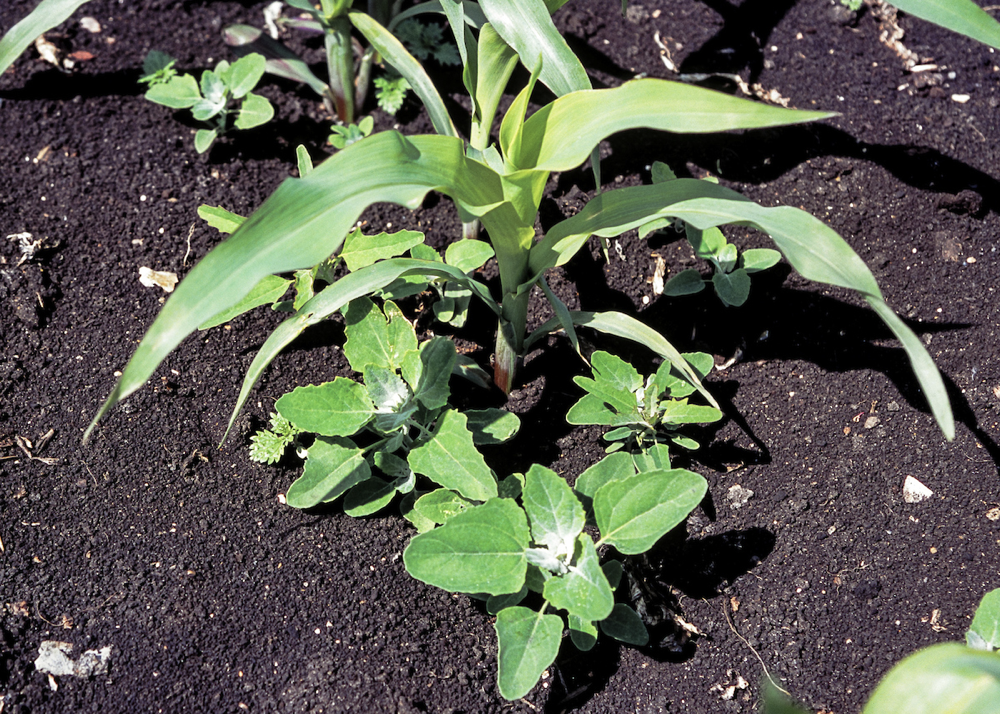
#> input picture images/Maize1000x714-1000x714.png, 1000 x 714 px
$ python main.py
#> lines starting #> are read from the running program, lines starting #| are printed output that depends on the picture; after the words box and inside, x2 and y2 are one past the last pixel; in counts of white or black regions, pixels touching at a corner belong together
#Import libraries
import cv2
import matplotlib.pyplot as plt
import numpy as np
from array import *

y=0
x=0

#Load Image
image = cv2.imread("images/Maize1000x714-1000x714.png")
#> image is the input picture: shape (714, 1000, 3); mean B, G, R 79.1, 92, 89.5
#cv2.imshow("Image", image)

#Green Color Detection
#Color models in HSV
blur = cv2.blur(image,(5,5))
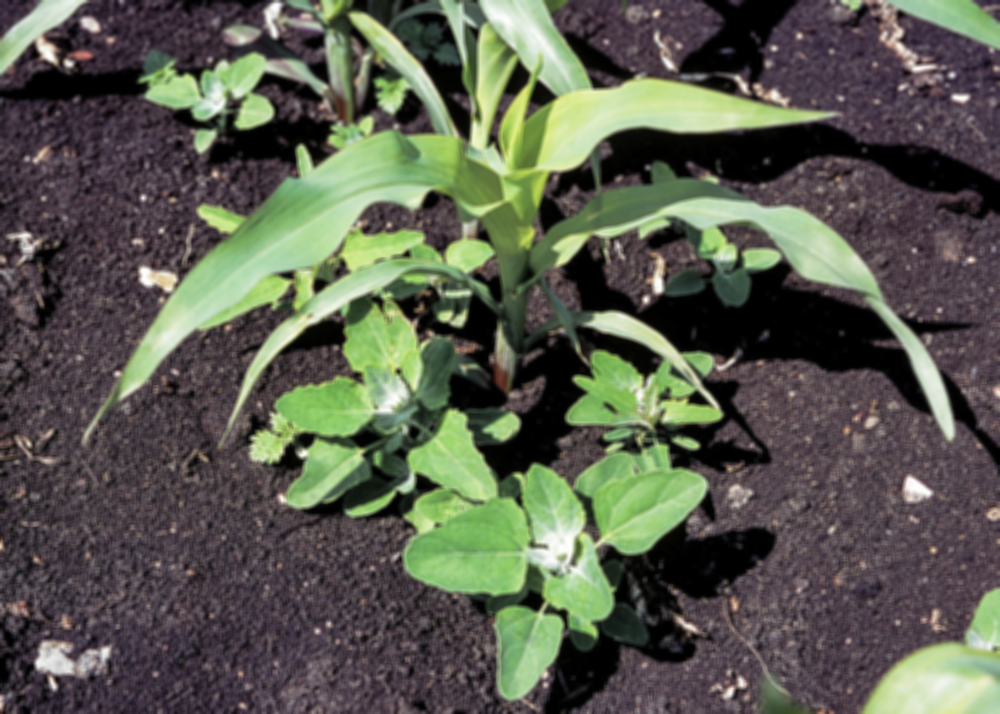
#> blur: shape (714, 1000, 3); mean B, G, R 79.1, 92, 89.5
blur0=cv2.medianBlur(blur,5)
blur1= cv2.GaussianBlur(blur0,(5,5),0)
blur2= cv2.bilateralFilter(blur1,9,75,75)
#cv2.imshow("Blured",blur2)
hsv = cv2.cvtColor(blur2, cv2.COLOR_BGR2HSV)
#> hsv: shape (714, 1000, 3); mean H, S, V 100.6, 53.8, 98.5
dark_green = np.array([20 , 2, 20] )
light_green = np.array([100, 300, 300])
mask = cv2.inRange(hsv, dark_green, light_green)
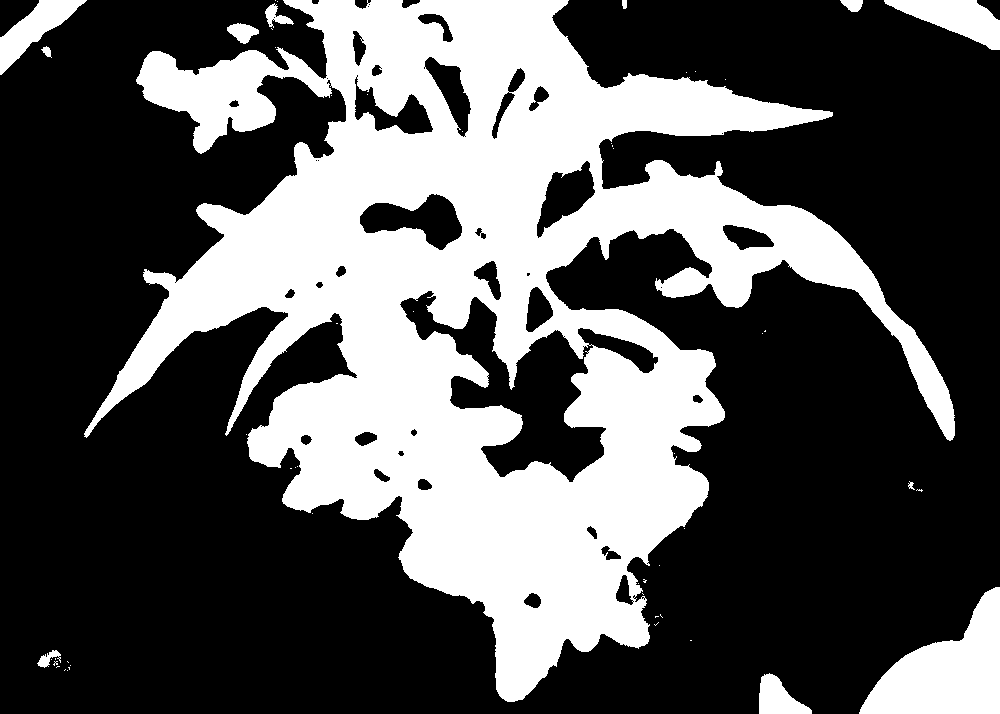
#> mask: shape (714, 1000); 34.2% white; 54 white regions (42 under 20 px), largest, box (x1, y1, x2, y2) and area: (84, 0, 955, 702) 226822, (859, 587, 1000, 714) 9705, (884, 0, 1000, 50) 2943
#cv2.imshow("Masked",mask)
result= cv2.bitwise_and(image,image, mask= mask)
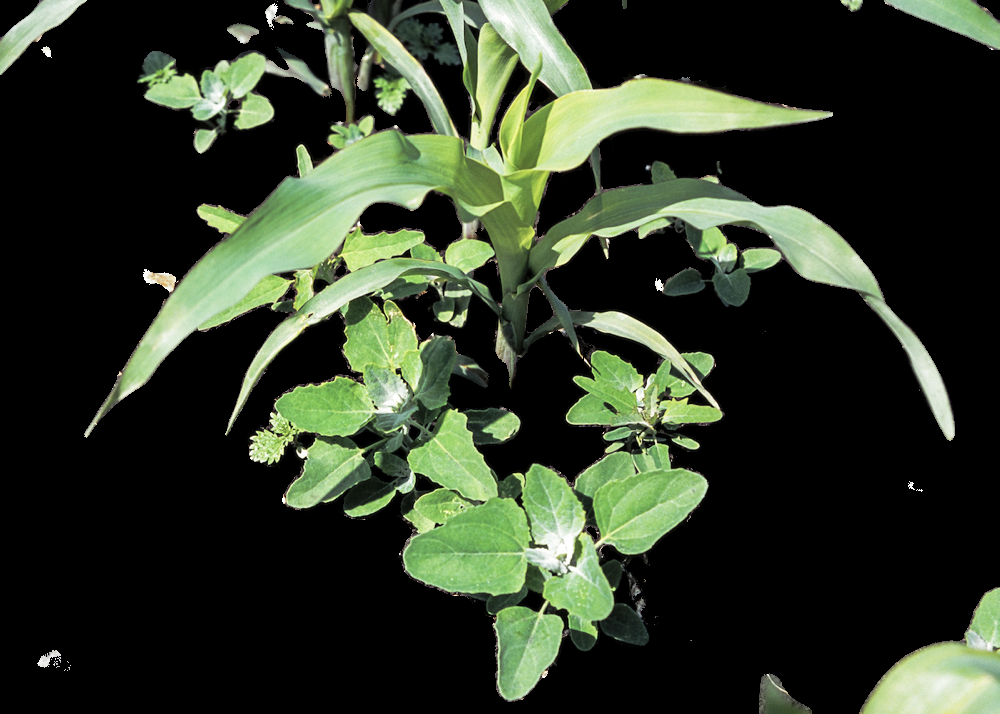
#> result: shape (714, 1000, 3); mean B, G, R 39.5, 56.1, 47
#cv2.imshow("Result",result)
edges_detected = cv2.Canny(result,80,300)
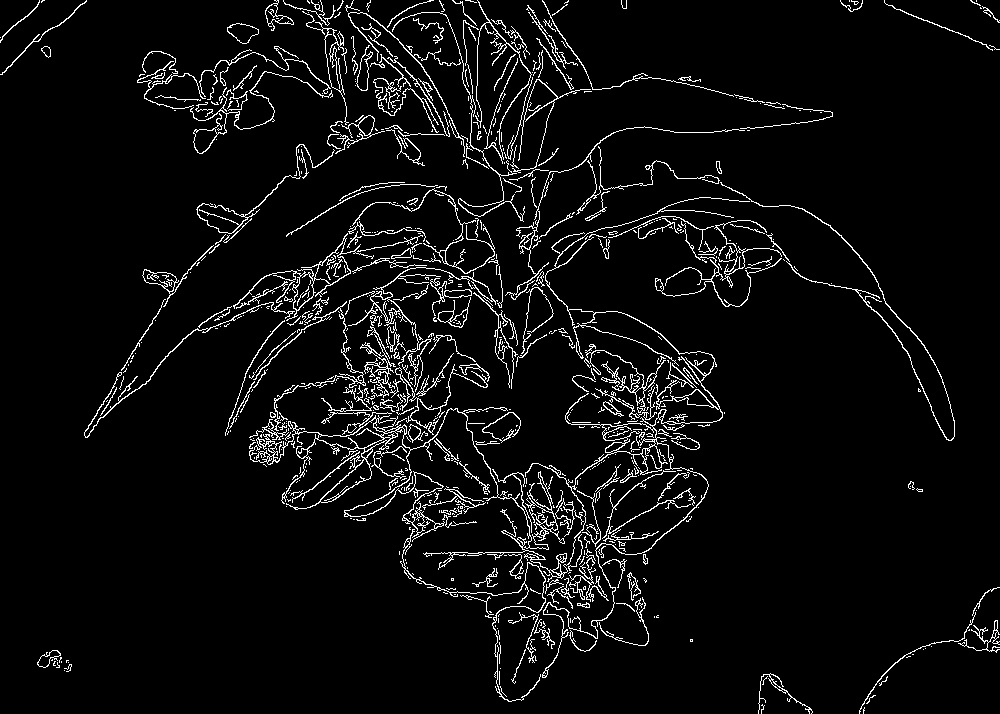
#> edges_detected: shape (714, 1000); 5.2% white in thin lines or dots
#cv2.imshow("Edges Detected", edges_detected)

#====================================================Size per Block=======================================
windowsize_r = 15
windowsize_c = 15

img = edges_detected
y=len(range(0,img.shape[0] - windowsize_r, windowsize_r))
#> y = 47
x=len(range(0,img.shape[0] - windowsize_c, windowsize_c))
#> x = 47
print(y)
#| 47
print(x)
#| 47
print("Jumlah block yang dihasilkan : ",x*y)
#| Jumlah block yang dihasilkan :  2209
pictFilter=[[0 for x in range(x)] for y in range(y)]
y=0
x=0

for r in range(0,img.shape[0] - windowsize_r, windowsize_r):
    for c in range(0,img.shape[0] - windowsize_c, windowsize_c):
        window = img[r:r+windowsize_r,c:c+windowsize_c]
        hist = np.histogram(window,bins=8)
        pictFilter[y][x]=window
        #cv2.imshow('wind',window)
        #print(np.fft.fft2(window))
        k = cv2.waitKey(0)
        x=x+1
        if k == 27:
            cv2.destroyAllWindows()
    x=0
    y=y+1
#> this loop made 47 passes; (key Esc is pressed on pass 1)
#> after the loop, pictFilter = 47 items; y = 47

# [25 lines of commented-out code are left out]
y=len(range(0,img.shape[0] - windowsize_r, windowsize_r))
x=len(range(0,img.shape[0] - windowsize_c, windowsize_c))
#> x = 47
v=0

horizontal=np.hstack((abs(np.fft.fft2(pictFilter[v][0])),abs(np.fft.fft2(pictFilter[v][1]))))
h=2
while h<x-1:
    horizontal=np.hstack((horizontal,abs(np.fft.fft2(pictFilter[v][h]))))
    h=h+1
#> after the loop, h = 46
vertikal=horizontal
v=1
while v<y :
    horizontal=np.hstack((abs(np.fft.fft2(pictFilter[v][0])),abs(np.fft.fft2(pictFilter[v][1]))))
    h=2
    while h<x-1:
        horizontal=np.hstack((horizontal,abs(np.fft.fft2(pictFilter[v][h]))))
        h=h+1
    vertikal=np.vstack((vertikal,horizontal))
    v=v+1
#> this loop made 46 passes
#> pass 1, `vertikal=np.vstack((vertikal,horizontal))`:
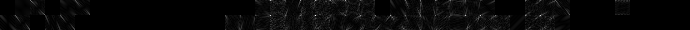
#> vertikal: shape (30, 690) float64; min 0, max 16320, mean 522.1; drawn with min black and max white
#> pass 3, `vertikal=np.vstack((vertikal,horizontal))`:
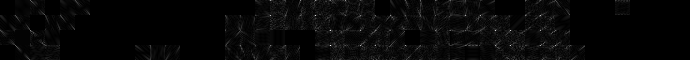
#> vertikal: shape (60, 690) float64; min 0, max 18615, mean 538.2; drawn with min black and max white
#> after the loop:
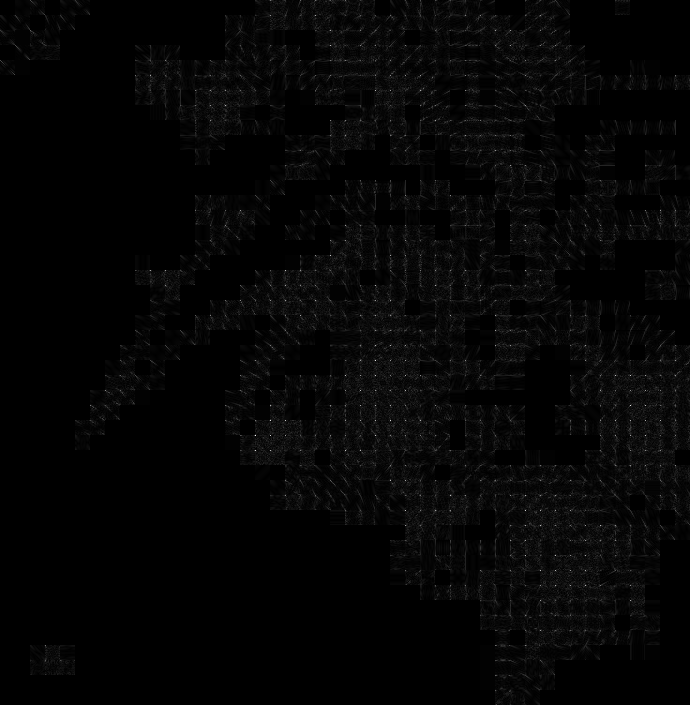
#> vertikal: shape (705, 690) float64; min 0, max 24735, mean 499.2; drawn with min black and max white
#> after the loop, v = 47

plt.imshow(vertikal)
plt.show()
cv2.waitKey(0)
#=================================================DENSITY FILTERING===========================================================
#density filtering
for r in range(0,img.shape[0] - windowsize_r, windowsize_r):
    for c in range(0,img.shape[0] - windowsize_c, windowsize_c):
        window = img[r:r+windowsize_r,c:c+windowsize_c]
        hist = np.histogram(window,bins=8)
#> (the run stopped early here; a loop or call above may not have finished)

$ run again, with images/10419C.jpg saved as images/Maize1000x714-1000x714.png
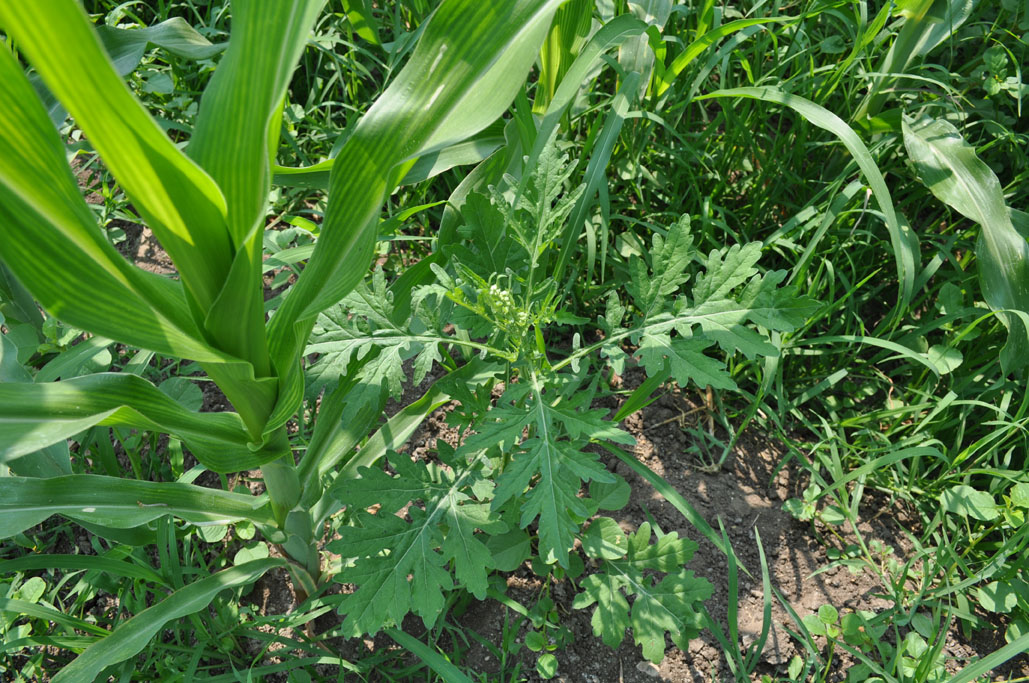
#> input picture images/10419C.jpg, 1029 x 683 px
#> image is the input picture: shape (683, 1029, 3); mean B, G, R 57.9, 118.3, 77.7
#> hsv: shape (683, 1029, 3); mean H, S, V 51.1, 133.3, 118.5
#> `mask = cv2.inRange(hsv, dark_green, light_green)`:
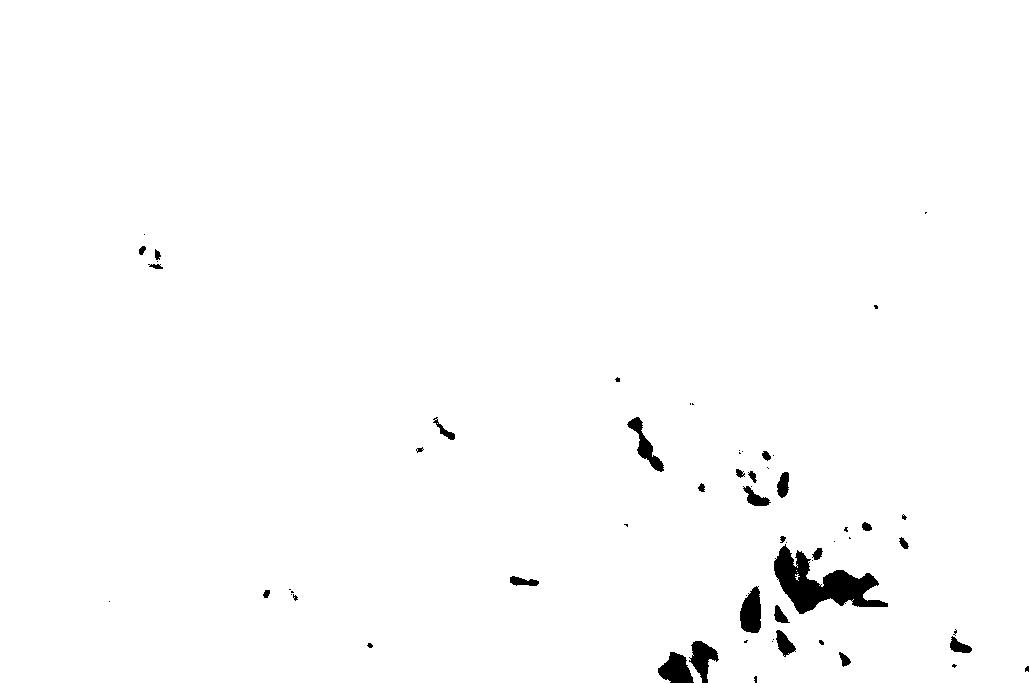
#> mask: shape (683, 1029); 98.8% white; 61 black regions (34 under 20 px), largest, box (x1, y1, x2, y2) and area: (774, 544, 888, 614) 3388, (740, 586, 761, 633) 751, (658, 652, 694, 683) 725
#> edges_detected: shape (683, 1029); 17.7% white in thin lines or dots
#| 45
#| 45
#| Jumlah block yang dihasilkan :  2025
#> the loop `for r in range(0,img.shape[0] - windowsize_r, windowsize_r):` made 45 passes; (key Esc is pressed on pass 1)
#> after the loop `for r in range(0,img.shape[0] - windowsize_r, windowsize_r):`: pictFilter = 45 items; y = 45
#> after the loop `while h<x-1:`: h = 44
#> after the loop `while v<y :`:
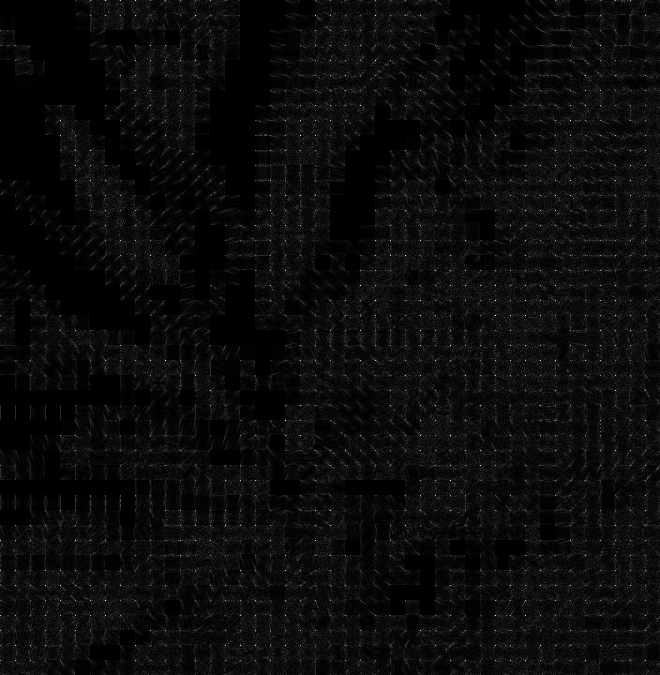
#> vertikal: shape (675, 660) float64; min 0, max 22695, mean 999.4; drawn with min black and max white
#> after the loop `while v<y :`: v = 45

$ run again, with images/80.jpg saved as images/Maize1000x714-1000x714.png
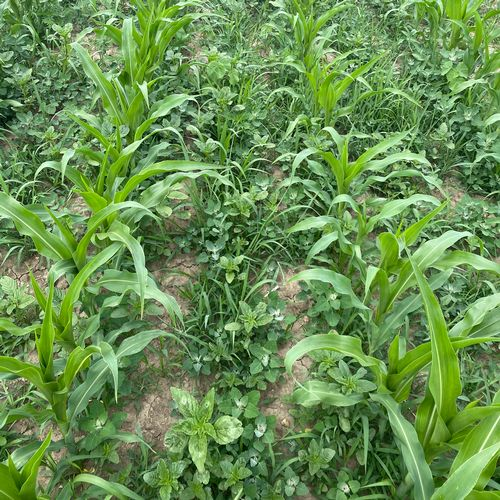
#> input picture images/80.jpg, 500 x 500 px
#> image is the input picture: shape (500, 500, 3); mean B, G, R 81, 143.2, 104.6
#> hsv: shape (500, 500, 3); mean H, S, V 49.4, 112.4, 143.4
#> `mask = cv2.inRange(hsv, dark_green, light_green)`:
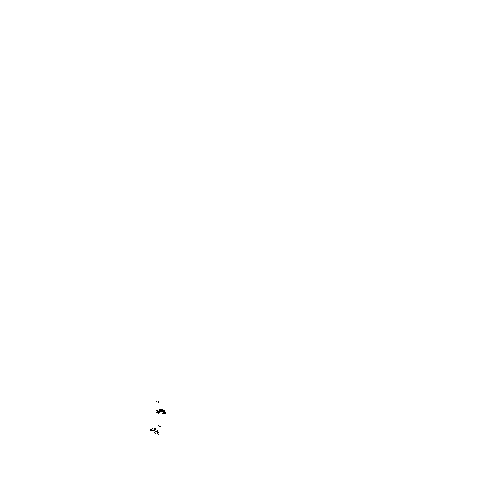
#> mask: shape (500, 500); 100% white; black in thin lines or dots, all inside (x1, y1, x2, y2) = (150, 401, 166, 435)
#> edges_detected: shape (500, 500); 29.7% white in thin lines or dots
#| 33
#| 33
#| Jumlah block yang dihasilkan :  1089
#> the loop `for r in range(0,img.shape[0] - windowsize_r, windowsize_r):` made 33 passes; (key Esc is pressed on pass 1)
#> after the loop `for r in range(0,img.shape[0] - windowsize_r, windowsize_r):`: pictFilter = 33 items; y = 33
#> after the loop `while h<x-1:`: h = 32
#> after the loop `while v<y :`:
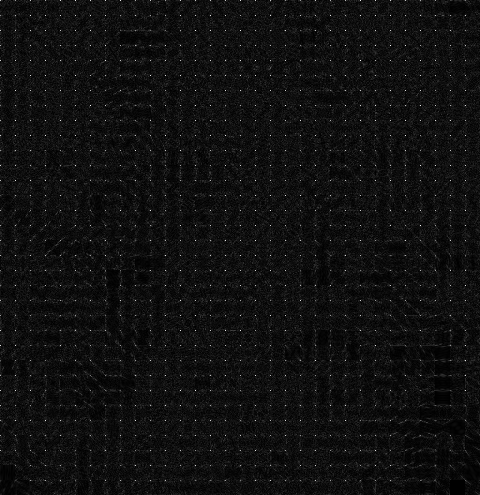
#> vertikal: shape (495, 480) float64; min 0, max 24735, mean 1554.9; drawn with min black and max white
#> after the loop `while v<y :`: v = 33
